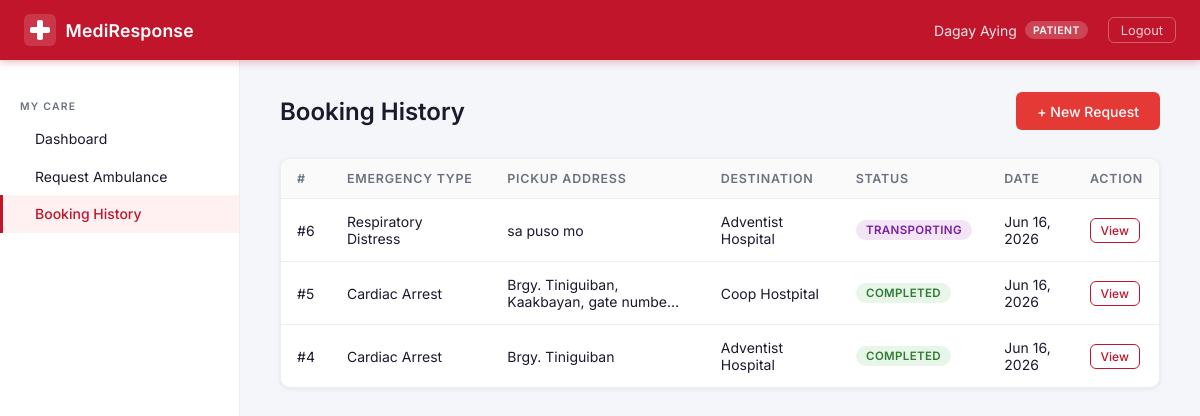
The app's page /patient/booking/history/ (signed in) with its own data.
### booking/models.py (models this page shows, shortened)
class UserProfile(models.Model):
    ROLE_CHOICES = [
        ('admin', 'Admin'),
        ('patient', 'Patient'),
        ('driver', 'Driver'),
    ]
    user = models.OneToOneField(
        User,
        on_delete=models.CASCADE,   # If the user is deleted, delete the profile too
        related_name='profile'      # Access via: user.profile
    )
    role = models.CharField(max_length=20, choices=ROLE_CHOICES, default='patient')
    phone = models.CharField(max_length=20, blank=True)

class Booking(models.Model):
    STATUS_CHOICES = [
        ('pending', 'Pending'),
        ('dispatched', 'Dispatched'),
        ('en_route', 'En Route'),
        ('arrived', 'Arrived at Scene'),
        ('transporting', 'Transporting'),
        ('completed', 'Completed'),
        ('cancelled', 'Cancelled'),
    ]
    patient = models.ForeignKey(
        User,
        on_delete=models.CASCADE,
        related_name='bookings'
    )
    pickup_address = models.TextField()
    destination_hospital = models.CharField(max_length=200)
    emergency_type = models.ForeignKey(
        EmergencyType,
        on_delete=models.SET_NULL,
        null=True
    )
    notes = models.TextField(blank=True)
    status = models.CharField(max_length=20, choices=STATUS_CHOICES, default='pending')
    assigned_ambulance = models.ForeignKey(
        Ambulance,
        on_delete=models.SET_NULL,
        null=True,
        blank=True,
        related_name='bookings'
    )
    assigned_driver = models.ForeignKey(
        Driver,
        on_delete=models.SET_NULL,
        null=True,
        blank=True,
        related_name='bookings'
    )
    requested_time = models.DateTimeField(default=timezone.now)
    dispatched_time = models.DateTimeField(null=True, blank=True)
    completed_time = models.DateTimeField(null=True, blank=True)
    class Meta:
        ordering = ['-requested_time']  # Newest first

class EmergencyType(models.Model):
    name = models.CharField(max_length=100)
    description = models.TextField(blank=True)
    def __str__(self):
        return self.name

### booking/views.py (the view)
        def wrapper(request, *args, **kwargs):
            if not request.user.is_authenticated:
                return redirect('login')
            try:
                if request.user.profile.role == role or request.user.is_superuser:
                    return view_func(request, *args, **kwargs)
            except UserProfile.DoesNotExist:
                pass
            return redirect('forbidden')

### booking/views.py (called while the page is built)
def role_required(role):
    def decorator(view_func):
        def wrapper(request, *args, **kwargs):
            if not request.user.is_authenticated:
                return redirect('login')
            try:
                if request.user.profile.role == role or request.user.is_superuser:
                    return view_func(request, *args, **kwargs)
            except UserProfile.DoesNotExist:
                pass
            return redirect('forbidden')
        wrapper.__name__ = view_func.__name__
        return wrapper
    return decorator

@login_required
@role_required('patient')
def booking_history(request):
    bookings = Booking.objects.filter(patient=request.user)
    return render(request, 'booking/patient/booking_history.html', {'bookings': bookings})

### templates/booking/patient/booking_history.html (shortened to what this page needs)
{% extends "base.html" %}
{% block content %}
<div class="page-header">
    <h1>Booking History</h1>
    <a href="{% url 'new_booking' %}" class="btn btn--danger">+ New Request</a>
</div>
<div class="card">
    <div class="table-wrap">
        <table class="table">
            <thead>
                <tr>
                    <th>#</th>
                    <th>Emergency Type</th>
                    <th>Pickup Address</th>
                    <th>Destination</th>
                    <th>Status</th>
                    <th>Date</th>
                    <th>Action</th>
                </tr>
            </thead>
            <tbody>
                {% for booking in bookings %}
                <tr>
                    <td>#{{ booking.pk }}</td>
                    <td>{{ booking.emergency_type }}</td>
                    <td>{{ booking.pickup_address|truncatechars:40 }}</td>
                    <td>{{ booking.destination_hospital }}</td>
                    <td><span class="status-badge status-badge--{{ booking.status }}">{{ booking.get_status_display }}</span></td>
                    <td>{{ booking.requested_time|date:"M d, Y" }}</td>
                    <td><a href="{% url 'booking_detail_patient' booking.pk %}" class="btn btn--outline btn--xs">View</a></td>
                </tr>
                {% empty %}
                <tr><td colspan="7" class="text-center text-muted">No bookings yet.</td></tr>
                {% endfor %}
            </tbody>
        </table>
    </div>
</div>
{% endblock %}

### templates/base.html (shortened to what this page needs)
{% load static %}
<!DOCTYPE html>
<html lang="en">
<head>
    <link rel="stylesheet" href="{% static 'css/style.css' %}">
</head>
<body>
{% if user.is_authenticated %}
<header class="topbar">
    <div class="topbar__left">
        <a href="{% url 'dashboard' %}" class="topbar__brand">
            <svg class="topbar__logo" viewBox="0 0 32 32" fill="none" xmlns="http://www.w3.org/2000/svg">
                <rect width="32" height="32" rx="6" fill="white" fill-opacity="0.15"/>
                <rect x="13" y="6" width="6" height="20" rx="2" fill="white"/>
                <rect x="6" y="13" width="20" height="6" rx="2" fill="white"/>
            </svg>
            <span class="topbar__name">MediResponse</span>
        </a>
    </div>
    <div class="topbar__right">
        <span class="topbar__user">
            {{ user.get_full_name|default:user.username }}
            {% if user.profile %}
            <span class="role-badge role-badge--{{ user.profile.role }}">{{ user.profile.role|capfirst }}</span>
            {% endif %}
        </span>
        <form method="post" action="{% url 'logout' %}" style="display:inline;">
    <button type="submit" class="topbar__logout">Logout</button>
</form>
    </div>
</header>
<div class="layout">
    <aside class="sidebar" id="sidebar">
        <nav class="sidebar__nav">
            {% if user.is_superuser or user.profile.role == 'admin' %}
            <p class="sidebar__section-label">Dispatch</p>
            <a href="{% url 'admin_dashboard' %}" class="sidebar__link {% if request.resolver_match.url_name == 'admin_dashboard' %}active{% endif %}">
                <span class="sidebar__icon"></span> Dashboard
            </a>
            <a href="{% url 'admin_bookings_list' %}" class="sidebar__link {% if 'bookings' in request.resolver_match.url_name %}active{% endif %}">
                <span class="sidebar__icon"></span> All Bookings
            </a>
            <p class="sidebar__section-label">Fleet</p>
            <a href="{% url 'admin_fleet' %}" class="sidebar__link {% if 'fleet' in request.resolver_match.url_name %}active{% endif %}">
                <span class="sidebar__icon"></span> Ambulance Fleet
            </a>
            <a href="{% url 'admin_drivers' %}" class="sidebar__link {% if request.resolver_match.url_name == 'admin_drivers' %}active{% endif %}">
                <span class="sidebar__icon"></span> Drivers
            </a>
            <p class="sidebar__section-label">Records</p>
            <a href="{% url 'admin_patients' %}" class="sidebar__link {% if request.resolver_match.url_name == 'admin_patients' %}active{% endif %}">
                <span class="sidebar__icon"></span> Patients
            </a>
            <a href="{% url 'admin_reports' %}" class="sidebar__link {% if request.resolver_match.url_name == 'admin_reports' %}active{% endif %}">
                <span class="sidebar__icon"></span> Reports
            </a>
            {% elif user.profile.role == 'patient' %}
            <p class="sidebar__section-label">My Care</p>
            <a href="{% url 'patient_dashboard' %}" class="sidebar__link {% if request.resolver_match.url_name == 'patient_dashboard' %}active{% endif %}">
                 Dashboard
            </a>
            <a href="{% url 'new_booking' %}" class="sidebar__link {% if request.resolver_match.url_name == 'new_booking' %}active{% endif %}">
                 Request Ambulance
            </a>
            <a href="{% url 'booking_history' %}" class="sidebar__link {% if request.resolver_match.url_name == 'booking_history' %}active{% endif %}">
                 Booking History
            </a>
            {% elif user.profile.role == 'driver' %}
            <p class="sidebar__section-label">Dispatch</p>
            <a href="{% url 'driver_dashboard' %}" class="sidebar__link {% if request.resolver_match.url_name == 'driver_dashboard' %}active{% endif %}">
                <span class="sidebar__icon"></span> My Dashboard
            </a>
            {% endif %}
        </nav>
    </aside>
    <main class="content">
        {% block content %}{% endblock %}
    </main>
</div>
{% else %}
<div class="auth-wrapper">
    {% block auth_content %}{% endblock %}
</div>
{% endif %}
</body>
</html>

### records on screen
Booking: pk "6", emergency_type "Respiratory Distress", pickup_address "sa puso mo", destination_hospital "Adventist Hospital", status "TRANSPORTING", requested_time "Jun 16, 2026"
Booking: pk "5", emergency_type "Cardiac Arrest", pickup_address "Brgy. Tiniguiban, Kaakbayan, gate numbe…", destination_hospital "Coop Hostpital", status "COMPLETED", requested_time "Jun 16, 2026"
Booking: pk "4", emergency_type "Cardiac Arrest", pickup_address "Brgy. Tiniguiban", destination_hospital "Adventist Hospital", status "COMPLETED", requested_time "Jun 16, 2026"

### other values on screen
{{ user.get_full_name|default:user.username }} "Dagay Aying"
{{ user.profile.role|capfirst }} "PATIENT"
